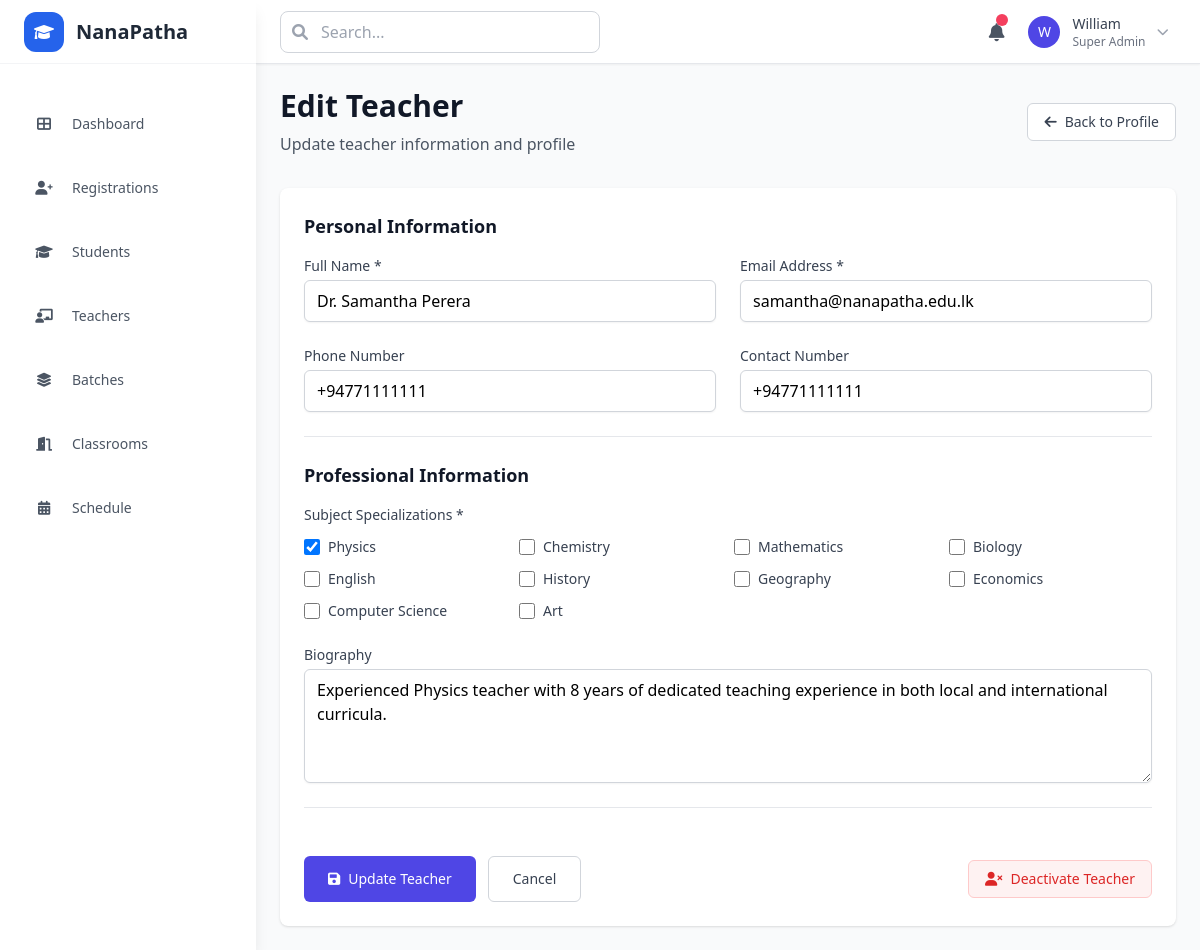
/admin/teachers/2/edit, run on the app's committed database.
### models.py (models this page shows)
class User(db.Model):
    __tablename__ = 'users'
    id = db.Column(db.Integer, primary_key=True)
    name = db.Column(db.String(255), nullable=False)
    email = db.Column(db.String(255), unique=True, nullable=False)
    phone = db.Column(db.String(20))
    password_hash = db.Column(db.String(255))
    temp_password = db.Column(db.String(255))
    role = db.Column(db.Enum('student', 'teacher', 'admin', name='user_roles'), nullable=False)
    status = db.Column(db.Enum('pending', 'active', 'inactive', name='user_status'), default='pending')
    created_at = db.Column(db.DateTime, default=datetime.utcnow)
    updated_at = db.Column(db.DateTime, default=datetime.utcnow, onupdate=datetime.utcnow)
    student_profile = db.relationship('StudentProfile', backref='user', uselist=False, cascade='all, delete-orphan')
    teacher_profile = db.relationship('TeacherProfile', backref='user', uselist=False, cascade='all, delete-orphan')

class TeacherProfile(db.Model):
    __tablename__ = 'teacher_profiles'
    id = db.Column(db.Integer, primary_key=True)
    user_id = db.Column(db.Integer, db.ForeignKey('users.id'), nullable=False)
    subjects = db.Column(db.JSON)  # Store as JSON array
    contact_number = db.Column(db.String(20))
    bio = db.Column(db.Text)
    active_flag = db.Column(db.Boolean, default=True)

### app.py (the view)
@app.route('/admin/teachers/<int:teacher_id>/edit')
def admin_teacher_edit(teacher_id):
    teacher = User.query.filter_by(id=teacher_id, role='teacher').first_or_404()
    return render_template('admin/teacher_edit.html',
                         teacher=teacher,
                         today=datetime.now().date())

### templates/admin/teacher_edit.html (shortened to what this page needs)
{% extends "base.html" %}
{% block content %}
<div class="flex items-center justify-between mb-8">
    <div>
        <h1 class="text-3xl font-bold text-gray-900">Edit Teacher</h1>
        <p class="mt-2 text-gray-600">Update teacher information and profile</p>
    </div>
    <div class="flex space-x-3">
        <a href="{{ url_for('admin_teacher_detail', teacher_id=teacher.id) }}"
           class="inline-flex items-center px-4 py-2 text-sm font-medium text-gray-700 bg-white border border-gray-300 rounded-md hover:bg-gray-50">
            <i class="fas fa-arrow-left mr-2"></i>
            Back to Profile
        </a>
    </div>
</div>
<div class="bg-white rounded-lg shadow">
    <form method="POST" class="p-6 space-y-6">
        <div class="border-b border-gray-200 pb-6">
            <h2 class="text-lg font-semibold text-gray-900 mb-4">Personal Information</h2>
            <div class="grid grid-cols-1 md:grid-cols-2 gap-6">
                <div>
                    <label for="name" class="block text-sm font-medium text-gray-700">Full Name *</label>
                    <input type="text"
                           id="name"
                           name="name"
                           value="{{ teacher.name }}"
                           required
                           class="mt-1 block w-full px-3 py-2 border border-gray-300 rounded-md shadow-sm focus:outline-none focus:ring-brand focus:border-brand">
                </div>
                <div>
                    <label for="email" class="block text-sm font-medium text-gray-700">Email Address *</label>
                    <input type="email"
                           id="email"
                           name="email"
                           value="{{ teacher.email }}"
                           required
                           class="mt-1 block w-full px-3 py-2 border border-gray-300 rounded-md shadow-sm focus:outline-none focus:ring-brand focus:border-brand">
                </div>
                <div>
                    <label for="phone" class="block text-sm font-medium text-gray-700">Phone Number</label>
                    <input type="tel"
                           id="phone"
                           name="phone"
                           value="{{ teacher.phone or '' }}"
                           class="mt-1 block w-full px-3 py-2 border border-gray-300 rounded-md shadow-sm focus:outline-none focus:ring-brand focus:border-brand">
                </div>
                <div>
                    <label for="contact_number" class="block text-sm font-medium text-gray-700">Contact Number</label>
                    <input type="tel"
                           id="contact_number"
                           name="contact_number"
                           value="{{ teacher.teacher_profile.contact_number if teacher.teacher_profile else '' }}"
                           class="mt-1 block w-full px-3 py-2 border border-gray-300 rounded-md shadow-sm focus:outline-none focus:ring-brand focus:border-brand">
                </div>
            </div>
        </div>
        <div class="border-b border-gray-200 pb-6">
            <h2 class="text-lg font-semibold text-gray-900 mb-4">Professional Information</h2>
            <div class="mb-6">
                <label class="block text-sm font-medium text-gray-700 mb-3">Subject Specializations *</label>
                <div class="grid grid-cols-2 md:grid-cols-4 gap-3">
                    {% set current_subjects = teacher.teacher_profile.subjects if teacher.teacher_profile and teacher.teacher_profile.subjects else [] %}
                    {% for subject in ['Physics', 'Chemistry', 'Mathematics', 'Biology', 'English', 'History', 'Geography', 'Economics', 'Computer Science', 'Art'] %}
                    <label class="flex items-center">
                        <input type="checkbox"
                               name="subjects"
                               value="{{ subject }}"
                               {% if subject in current_subjects %}checked{% endif %}
                               class="h-4 w-4 text-brand focus:ring-brand border-gray-300 rounded">
                        <span class="ml-2 text-sm text-gray-700">{{ subject }}</span>
                    </label>
                    {% endfor %}
                </div>
            </div>
            <div>
                <label for="bio" class="block text-sm font-medium text-gray-700">Biography</label>
                <textarea id="bio"
                          name="bio"
                          rows="4"
                          placeholder="Enter teacher biography, qualifications, and experience..."
                          class="mt-1 block w-full px-3 py-2 border border-gray-300 rounded-md shadow-sm focus:outline-none focus:ring-brand focus:border-brand">{{ teacher.teacher_profile.bio if teacher.teacher_profile else '' }}</textarea>
            </div>
        </div>
        <div class="flex items-center justify-between pt-6">
            <div class="flex space-x-3">
                <button type="submit"
                        class="inline-flex items-center px-6 py-3 text-sm font-medium text-white bg-brand hover:bg-brand-700 rounded-md focus:outline-none focus:ring-2 focus:ring-offset-2 focus:ring-brand">
                    <i class="fas fa-save mr-2"></i>
                    Update Teacher
                </button>
                <a href="{{ url_for('admin_teacher_detail', teacher_id=teacher.id) }}"
                   class="inline-flex items-center px-6 py-3 text-sm font-medium text-gray-700 bg-white border border-gray-300 rounded-md hover:bg-gray-50 focus:outline-none focus:ring-2 focus:ring-offset-2 focus:ring-brand">
                    Cancel
                </a>
            </div>
            <button type="button"
                    onclick="confirmDeactivate()"
                    class="inline-flex items-center px-4 py-2 text-sm font-medium text-red-600 bg-red-50 border border-red-200 rounded-md hover:bg-red-100 focus:outline-none focus:ring-2 focus:ring-offset-2 focus:ring-red-500">
                <i class="fas fa-user-times mr-2"></i>
                Deactivate Teacher
            </button>
        </div>
    </form>
</div>
{% endblock %}

### data on the page
User: name "Dr. Samantha Perera", email "samantha@nanapatha.edu.lk", phone "+94771111111"
TeacherProfile: contact_number "+94771111111", bio "Experienced Physics teacher with 8 years of dedicated teaching experience in both local and international curricula."

### other printed values
{{ subject }} "Physics" "Chemistry" "Mathematics" "Biology" "English" "History" "Geography" "Economics" "Computer Science" "Art"
